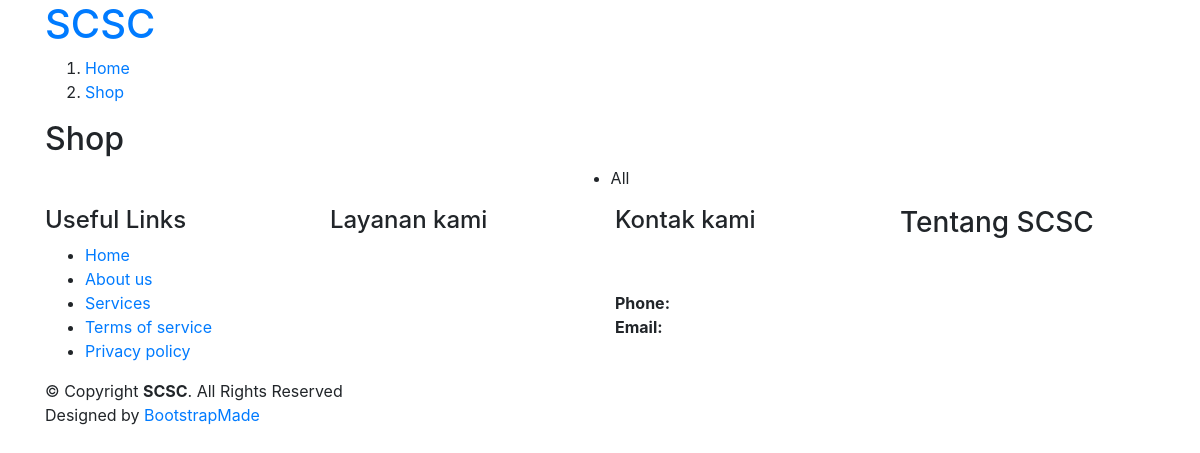
The page /index.php/shop on the database as committed earlier.
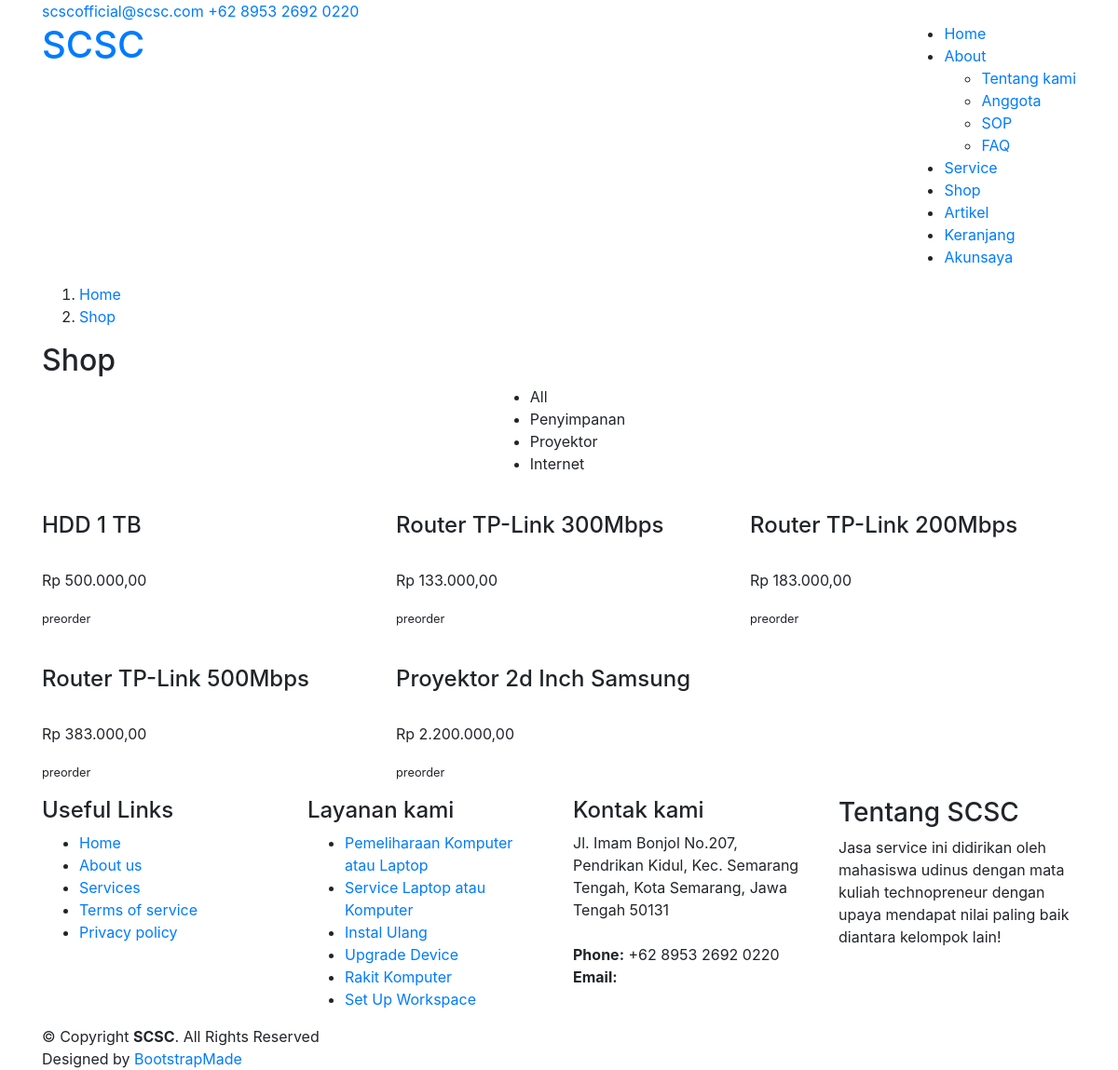
The same page on the database as committed later.
### tables this page shows
CREATE TABLE `homemenu` (
  `id` int(191) NOT NULL,
  `name` varchar(191) NOT NULL,
  `value` varchar(191) NOT NULL,
  `status` int(191) NOT NULL
);

CREATE TABLE `homemenuabout` (
  `id` int(191) NOT NULL,
  `name` varchar(191) NOT NULL,
  `value` varchar(191) NOT NULL,
  `status` int(191) NOT NULL
);

CREATE TABLE `produkcategory` (
  `id` int(191) NOT NULL,
  `name` varchar(191) NOT NULL,
  `status` int(191) NOT NULL
);

CREATE TABLE `produk` (
  `id` int(191) NOT NULL,
  `name` varchar(191) NOT NULL,
  `link` varchar(191) NOT NULL,
  `photo` varchar(191) NOT NULL,
  `category` varchar(191) NOT NULL,
  `description` text NOT NULL,
  `condition` int(191) NOT NULL,
  `ready` varchar(191) NOT NULL,
  `supply` int(191) NOT NULL,
  `price` int(191) NOT NULL,
  `status` int(191) NOT NULL
);

CREATE TABLE `service` (
  `id` int(191) NOT NULL,
  `icon` varchar(191) NOT NULL,
  `name` varchar(191) NOT NULL,
  `description` text NOT NULL,
  `estimation` varchar(191) NOT NULL,
  `level` int(191) NOT NULL,
  `price` int(191) NOT NULL,
  `status` int(191) NOT NULL
);

### application/controllers/Shop.php (called while the page is built, shortened)
<?php
class shop extends CI_Controller
{
    public function index()
    {
        $data['title'] = "SCSC - Service";
        $tempVar = $this->scsc->getAll("homemenu");
        $data['menu'] = $tempVar;
        $tempVar = $this->scsc->getAll("homemenuabout");
        $data['submenu'] = $tempVar;
        $tempVar = $this->scsc->getData("profil",array('name'=>'tentang'));
        $tempVar = $tempVar[0]["value"];
        $data['tentang'] = $tempVar;
        $tempVar = $this->scsc->getData("profil",array('name'=>'logo'));
        $tempVar = $tempVar[0]["value"];
        $data['logo'] = $tempVar;
        $tempVar = $this->scsc->getData("profil",array('name'=>'singkatan'));
        $tempVar = $tempVar[0]["value"];
        $data['singkatan'] = $tempVar;
        $tempVar = $this->scsc->getData("profil",array('name'=>'email'));
        $tempVar = $tempVar[0]["value"];
        $data['email'] = $tempVar;
        $tempVar = $this->scsc->getData("profil",array('name'=>'alamat'));
        $tempVar = $tempVar[0]["value"];
        $data['alamat'] = $tempVar;
        $tempVar = $this->scsc->getData("profil",array('name'=>'telp'));
        $tempVar = $tempVar[0]["value"];
        $data['telp'] = $tempVar;
        $tempVar = $this->scsc->getData("profil",array('name'=>'twitter'));
        $tempVar = $tempVar[0]["value"];
        $data['twitter'] = $tempVar;
        $tempVar = $this->scsc->getData("profil",array('name'=>'facebook'));
        $tempVar = $tempVar[0]["value"];
        $data['facebook'] = $tempVar;
        $tempVar = $this->scsc->getData("profil",array('name'=>'instagram'));
        $tempVar = $tempVar[0]["value"];
        $data['instagram'] = $tempVar;
        $tempVar = $this->scsc->getData("profil",array('name'=>'skype'));
        $tempVar = $tempVar[0]["value"];
        $data['skype'] = $tempVar;
        $tempVar = $this->scsc->getData("profil",array('name'=>'linkedin'));
        $tempVar = $tempVar[0]["value"];
        $data['linkedin'] = $tempVar;
        $tempVar = $this->scsc->getData("produk",array('status'=>1));
        $data['products'] = $tempVar;
        $tempVar = $this->scsc->getData("produkcategory",array('status'=>1));
        $data['produkcategory'] = $tempVar;
        $tempVar = $this->scsc->getData("service",array('status'=>'1'));
        $data['services'] = $tempVar;
        $data['link'] = "Shop";
        $data['active'] = 4;
        $data['dd'] = 2;
        $data['dda'] = 0;
        $this->load->view('home/header', $data);
        $this->load->view('home/top', $data);
        $this->load->view('layanan/shop',$data);
        $this->load->view('home/footer', $data);
    }
}

### index.php (called while the page is built, shortened)
<?php
require_once BASEPATH.'core/CodeIgniter.php';

### application/models/scsc.php (called while the page is built, shortened)
<?php
class scsc extends CI_Model
{
    public function getData($dataBase, $where)
    {
        return $this->db->get_where($dataBase, $where)->result_array();
    }
    public function getAll($tabel)
    {
        return $this->db->get($tabel)->result_array();
    }
}

### application/views/layanan/shop.php (the view, shortened to what the changed rows need)
<main id="main">
  <section id="breadcrumbs" class="breadcrumbs">
    <div class="container">
      <h2><?= $link;?></h2>
    </div>
  </section>
  <section id="portfolio" class="portfolio">
    <div class="container">
      <div class="row">
        <div class="col-lg-12 d-flex justify-content-center">
          <ul id="portfolio-flters">
            <li data-filter="*" class="filter-active">All</li>
            <?php foreach($produkcategory as $category): ?>
              <li data-filter=".filter-<?= strtolower($category['name']);?>"><?=$category['name'];?></li>
            <?php endforeach;?>
          </ul>
        </div>
      </div>
      <div class="row portfolio-container">
        <?php foreach($products as $product):?>
          <div class="col-lg-4 col-md-6 portfolio-item filter-<?=strtolower($product['category']);?>">
            <div class="portfolio-wrap">
              <div class="portfolio-info">
                <h4><?=$product['name'];?></h4>
                <br>
                <?php $hasil_rupiah = "Rp " . number_format($product['price'],2,',','.');?>
                <p><?= $hasil_rupiah;?></p>
                <?php if($product['ready']==1):?>
                  <p><small>Ready <?=$product['supply'];?> item</small></p>
                <?php else:?>
                    <p><small>preorder</small></p>
                <?php endif;?>
              </div>
            </div>
          </div>
        <?php endforeach;?>
      </div>
    </div>
  </section>
</main>

### application/views/home/top.php (shortened to what the changed rows need)
<body>
  <section id="topbar" class="d-none d-lg-block">
    <div class="container d-flex">
      <div class="contact-info mr-auto">
        <i class="icofont-envelope"></i><a href="mailto:<?= $email; ?>" target="_blank" ><?= $email; ?></a>
        <i class="icofont-phone"></i> <a href="tel:<?= $telp; ?>" target="_blank" ><?= $telp; ?></a>
      </div>
    </div>
  </section>
  <header id="header">
    <div class="container d-flex">
      <div class="logo mr-auto">
        <h1 class="text-light"><a href="<?= base_url()?>"><span><?= $singkatan; ?></span></a></h1>
      </div>
      <nav class="nav-menu d-none d-lg-block">
        <ul>
          <?php $a=1;
            foreach($menu as $nama):?>
            <?php if($a == $active && $nama['id'] != $dd):?>
              <li class="active"><a href="<?= base_url().strtolower($nama['value']);?>"><?= $nama['name'];?></a></li>
            <?php elseif($nama['id'] == $dd):?>
              <li class="drop-down"><a href="#"><?= $nama['name'];?></a>
                <ul>
                  <?php $b=1; foreach($submenu as $subnama):?>
                    <?php if($subnama['id'] != $dda):?>
                      <li>
                    <?php else:?>
                      <li class="active">
                    <?php endif;?>
                    <a href="<?= base_url().strtolower($subnama['name']);?>"><?= $subnama['value'];?></a></li>
                  <?php endforeach;?>
                </ul>
              </li>
            <?php else:?>
              <li><a href="<?= base_url().strtolower($nama['value']);?>"><?= $nama['name'];?></a></li>
            <?php endif;?>
            <?php $a++;?>
          <?php endforeach;?>
        </ul>
      </nav>
    </div>
  </header>

### application/views/home/footer.php (shortened to what the changed rows need)
<footer id="footer">
  <div class="footer-top">
    <div class="container">
      <div class="row">
        <div class="col-lg-3 col-md-6 footer-links">
          <ul>
            <?php foreach($services as $service):?>
              <li><i class="bx bx-chevron-right"></i> <a href="<?= base_url()?>service/serviceitem/<?= $service['name'];?>"><?= $service['name']; ?></a></li>
            <?php endforeach;?>
          </ul>
        </div>
        <div class="col-lg-3 col-md-6 footer-contact">
          <h4>Kontak kami</h4>
          <p>
            <?= $alamat; ?>
            <br><br>
            <strong>Phone:</strong> <?= $telp; ?><br>
            <strong>Email:</strong> <a href="mailto:<?= $email; ?>" target="_blank" class="text-white"><?= $email; ?></a><br>
          </p>
        </div>
        <div class="col-lg-3 col-md-6 footer-info">
          <h3>Tentang <?= $singkatan;?></h3>
          <p><?= ucfirst($tentang);?></p>
        </div>
      </div>
    </div>
  </div>
</footer>
</body>
</html>

Rows that differ between the two databases and show on the page:
added homemenu: name "Home"
added homemenu: name "About"
added homemenuabout: value "Tentang kami"
added homemenuabout: value "Anggota"
added homemenuabout: value "SOP"
added homemenuabout: value "FAQ"
added homemenu: name "Service"
added homemenu: name "Shop"
added homemenu: name "Artikel"
added homemenu: name "Keranjang"
added homemenu: name "Akunsaya"
added produkcategory: name "Penyimpanan"
added produkcategory: name "Proyektor"
added produkcategory: name "Internet"
added produk: name "HDD 1 TB", price "Rp 500.000,00", ready "preorder"
added produk: name "Router TP-Link 300Mbps", price "Rp 133.000,00", ready "preorder"
added produk: name "Router TP-Link 200Mbps", price "Rp 183.000,00", ready "preorder"
added produk: name "Router TP-Link 500Mbps", price "Rp 383.000,00", ready "preorder"
added produk: name "Proyektor 2d Inch Samsung", price "Rp 2.200.000,00", ready "preorder"
added service: name "Pemeliharaan Komputer atau Laptop"
added service: name "Service Laptop atau Komputer"
added service: name "Instal Ulang"
added service: name "Upgrade Device"
added service: name "Rakit Komputer"
added service: name "Set Up Workspace"
Other text that changed with them:
$email: (not shown) → "scscofficial@scsc.com"
$telp: (not shown) → "+62 8953 2692 0220"
$alamat: (not shown) → "Jl. Imam Bonjol No.207, Pendrikan Kidul, Kec. Semarang Tengah, Kota Semarang, Jawa Tengah 50131"
$tentang: (not shown) → "Jasa service ini didirikan oleh mahasiswa udinus dengan mata kuliah technopreneur dengan upaya mendapat nilai paling baik diantara kelompok lain!"
